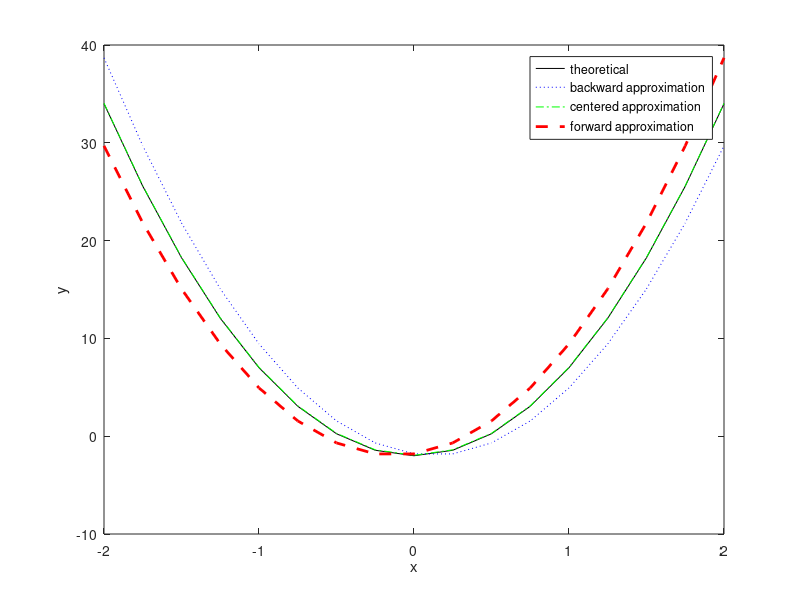

MATLAB code for this plot:
x = (-2:.25:2); %makes vector
h = .25;
f = 3 * (x) .^3 - 2 * (x) + 6; %original function
fprev = 3 * (x-1) .^3 - 2 * (x-1) + 6; %function with values x-1
fnext = 3 * (x+1) .^3 - 2 * (x+1) + 6; %function with values x+1
theoretical = 9 * x .^2 - 2; %theoretical change in x (derivative)
forward = ((3 * ((x+h) .^ 3) - 2 * (x+h) + 6) - (3 * x .^ 3 - 2 * x + 6))/h; %forward difference
backward = ((3 * x .^ 3 - 2 * x + 6) - (3 * (x-h) .^ 3 - 2 * (x-h) + 6))/h; %backward difference
centered = ((3 * (x+.5*h) .^ 3 - 2 * (x+.5*h) + 6) - (3 * (x-.5*h) .^ 3 - 2 *(x-.5*h) + 6))/h; %centered difference
eback = (theoretical - backward)./theoretical; %calculated errors
ecent = (theoretical - centered)./theoretical;
eforw = (theoretical - forward)./theoretical;
A =[x;f;fprev;fnext;theoretical;backward;eback;centered;ecent;forward;eforw]; %creates matrix of all values
fprintf('x\t    f(x)\t   f(x-1)\t     f(x+1)\t   f''(x)theory\t f''(x)back   Eback(%%)    f''(x)cent   Ecent(%%)    f''(x)forw   Eforw(%%)\n'); %outputs table
fprintf('%+.2f   %+.3f\t   %+f   %+f\t%+f\t %+f\t %+f\t %+f\t %+f\t %+f\t %+f\n',A);
plot(x,theoretical,'k',x,backward,':b',x,centered,'-.g',x,forward,'--r','LineWidth',2); %plots
xlabel('x') %axis labels
ylabel('y')
legend('theoretical','backward approximation','centered approximation','forward approximation');